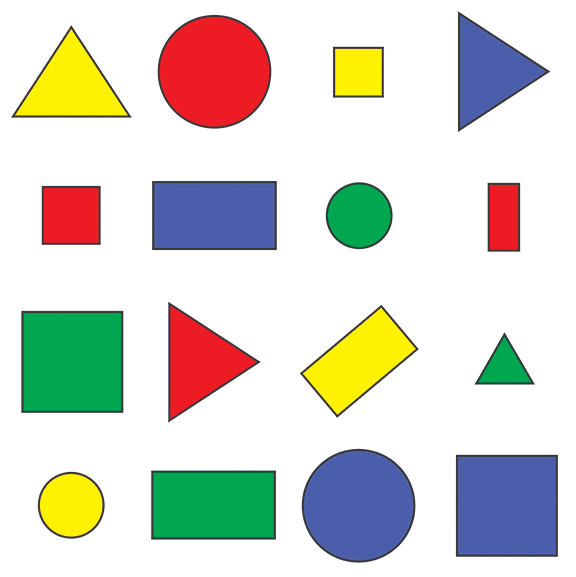
#> input picture shapes.png, 576 x 577 px
$ python chapter8.py   (older library calls are emulated)
#> lines starting #> are read from the running program, lines starting #| are printed output that depends on the picture; after the words box and inside, x2 and y2 are one past the last pixel; in counts of white or black regions, pixels touching at a corner belong together
# -*- coding: utf-8 -*-
# @Time    : 2020/7/27 14:56
# @Author  : Hubery-Lee
# @Email   : hrbeulh@126.com

## 检测形状

import cv2
import numpy as np

# [44 lines left out: function stackImages, not called in this run]

def getContours(img):
    """
    1. findContours()
    2. 利用面积去除背景噪声，提取感兴趣区域
    3. 获取角点数，利用其判断该Contour的形状
    4. 画出该形状的外接矩形，并添加该形状的识别标签
    :param img: edge detection
    :return: void
    """
    binary,contours,hierarchy = cv2.findContours(img,cv2.RETR_EXTERNAL,cv2.CHAIN_APPROX_NONE)
    for cnt in contours:
        area = cv2.contourArea(cnt)
        # print(area)
        if area > 400:
            cv2.drawContours(imgContour,cnt,-1,(0,0,255),2)

        perimeter = cv2.arcLength(cnt, True)
        epsilon = 0.01*perimeter #精度参数
        approx = cv2.approxPolyDP(cnt,epsilon,True)
        print(approx) # 描述轮廓各点的坐标集
        print(len(approx)) #轮廓顶点数
        ObjPt = len(approx)
        x,y,w,h = cv2.boundingRect(approx)
        if ObjPt== 3: objType = "Triangle"
        elif ObjPt == 4:
            if w/float(h)>0.95 and w/float(h)<1.05: objType = "Square"
            else: objType = "Rectangle"
        elif ObjPt > 4:  objType = "Circle"
        else: None

        cv2.rectangle(imgContour,(x,y),(x+w,y+h),(0,255,0),2)
        cv2.putText(imgContour,objType,(x+(w//2)-20,y+(h//2)),cv2.FONT_HERSHEY_COMPLEX,0.5,(0.,255,0),1)

img =cv2.imread("shapes.png")
#> img is the input picture: shape (577, 576, 3); mean B, G, R 205.1, 214.3, 214.2

# BGR2GRAY
imgGray = cv2.cvtColor(img,cv2.COLOR_BGR2GRAY)
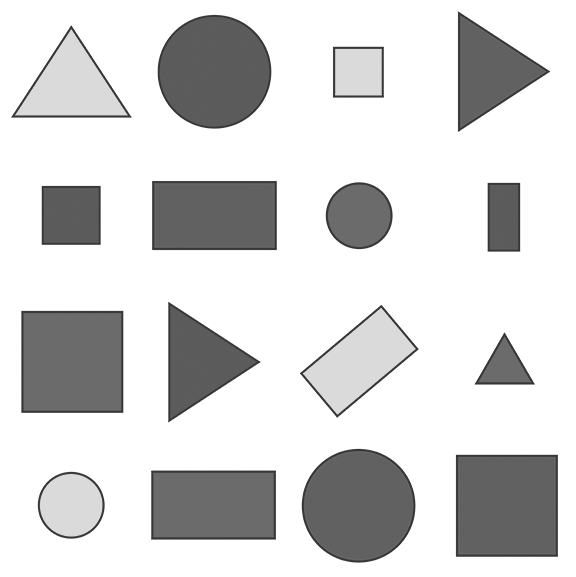
#> imgGray: shape (577, 576); min 54, max 255, mean 213.2
# BLUR
imgGaussian = cv2.GaussianBlur(imgGray,(7,7),1)
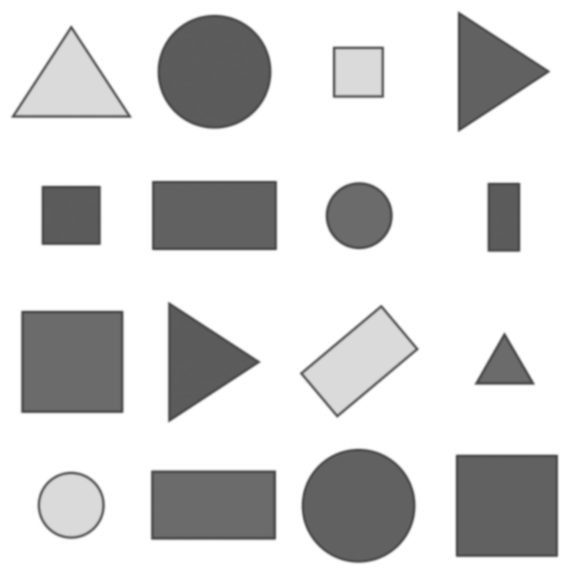
#> imgGaussian: shape (577, 576); min 72, max 255, mean 213.2
# EDGE DETECTION
imgCanny = cv2.Canny(imgGaussian,50,255)
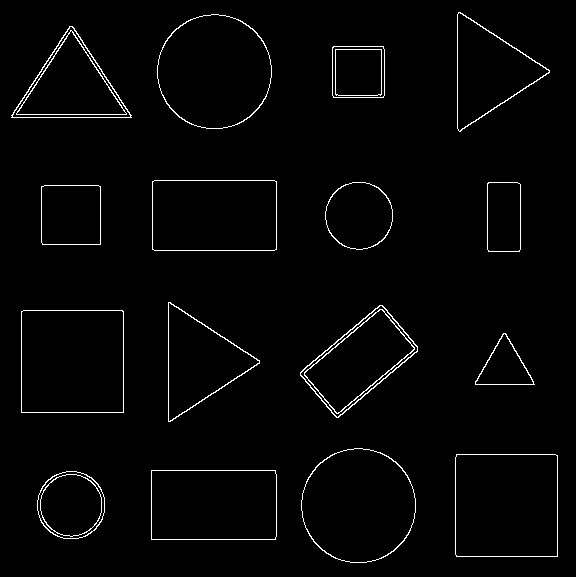
#> imgCanny: shape (577, 576); 2% white in thin lines or dots
# DRAW CONTOURS AND ADD PAINTXT
imgContour = img.copy()
# imgContour = np.zeros_like(img)
getContours(imgCanny)
#> in getContours, `binary,contours,hierarchy = cv2.findContours(img,cv2.RETR_EXTERNAL,cv2..`: contours = 16 contours; largest, box (x1, y1, x2, y2) and area: (21, 310, 124, 413) 10402, (455, 454, 558, 557) 10398, (301, 448, 416, 563) 10236, (157, 14, 272, 129) 10234, (152, 180, 277, 251) 8674
#> the loop in getContours, `for cnt in contours:` made 16 passes
#> (area, perimeter, epsilon, approx, ObjPt, x, y, w) on passes 2, 3, 5, 6, 7, 8, 9: (8619, 386.8, 3.87, [[151, 470], [151, 539], [275, 539], [275, 470]], 4, 151, 470, 125), (10398.5, 406.2, 4.06, [[456, 454], [456, 556], [557, 556], [557, 455]], 4, 456, 454, 102), (1612.5, 186.6, 1.87, [[503, 333], [475, 384], [534, 384], [506, 334]], 4, 475, 333, 60), (10402, 406.8, 4.07, [[21, 311], [21, 412], [123, 412], [122, 310]], 4, 21, 310, 103), (6389, 338.5, 3.38, [[382, 305], [300, 372], [336, 417], [417, 351]], 4, 300, 305, 118), (5629, 352, 3.52, [[168, 302], [170, 421], [259, 360]], 3, 168, 302, 92), (3475.5, 234.2, 2.34, [[41, 186], [42, 244], [100, 244], [100, 186]], 4, 41, 186, 60)
#> (area, perimeter, epsilon, ObjPt, x, y, w, h) on passes 1, 4, 11, 15: (3593.5, 224.1, 2.24, 13, 37, 471, 68, 68), (10236, 378.7, 3.79, 16, 301, 448, 115, 115), (3552.5, 222.9, 2.23, 15, 325, 182, 68, 68), (10234, 378.7, 3.79, 14, 157, 15, 114, 114)
#> (printed output is left out)
#> after the loop in getContours, `for cnt in contours:`:
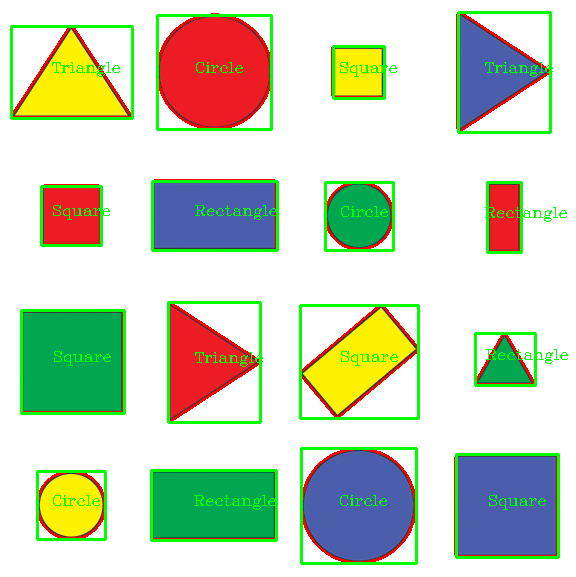
#> imgContour: shape (577, 576, 3); 7.9% of pixels changed, all inside (x1, y1, x2, y2) = (10, 11, 568, 565)

# [6 lines of commented-out code are left out]
def imgFormat(img):
    img = cv2.cvtColor(img, cv2.COLOR_GRAY2BGR)
    return img

imgVis = np.zeros((2*img.shape[0],2*img.shape[1],3),np.uint8)
imgVis[0:img.shape[0],0:img.shape[1]] = img
imgVis[img.shape[0]:2*img.shape[0],0:img.shape[1]] = imgFormat(imgGaussian)
imgVis[0:img.shape[0],img.shape[1]:2*img.shape[1]] = imgFormat(imgCanny)
#> in imgFormat (call 2), `img = cv2.cvtColor(img, cv2.COLOR_GRAY2BGR)`: img: shape (577, 576, 3); 2% white in thin lines or dots
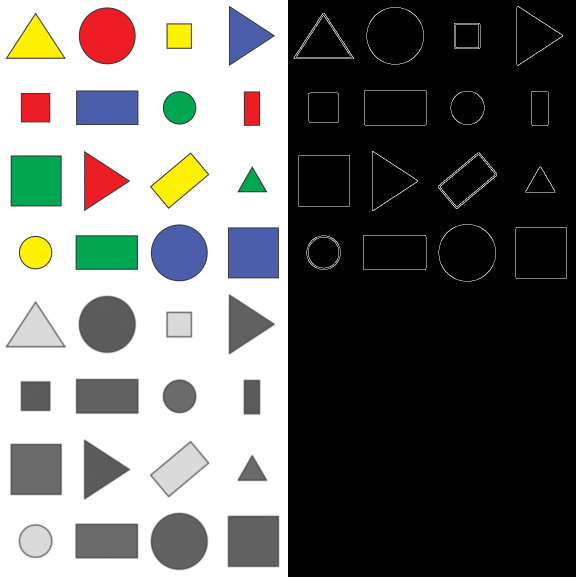
#> imgVis: shape (1154, 1152, 3) (shown at 1/2 size); mean B, G, R 105.9, 108.1, 108.1
imgVis[img.shape[0]:2*img.shape[0],img.shape[1]:2*img.shape[1]] = imgContour
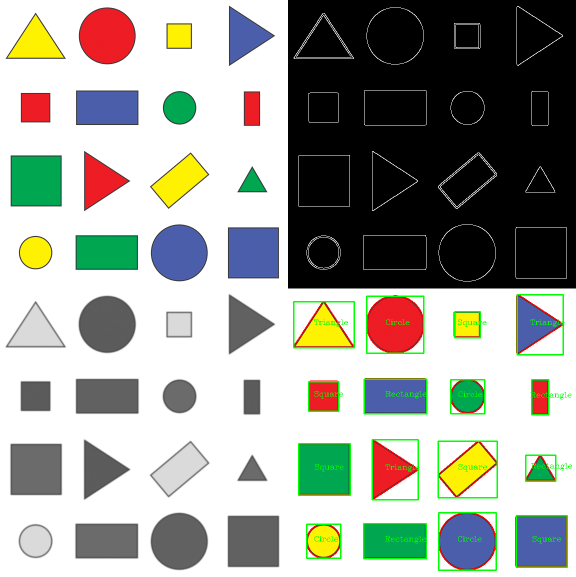
#> imgVis: shape (1154, 1152, 3) (shown at 1/2 size); mean B, G, R 153.4, 161.7, 159
imgVis = cv2.resize(imgVis,(800,800))
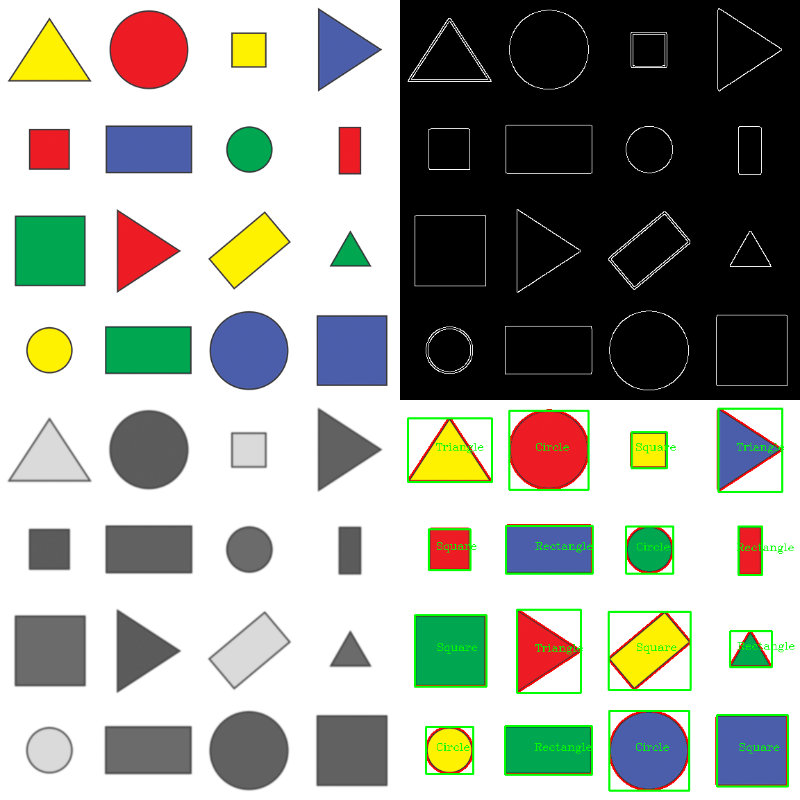
#> imgVis: shape (800, 800, 3); mean B, G, R 153.3, 161.7, 159

# imgBlank = np.zeros_like(img)
# #imgVis = stackImages(0.6,([img,imgGray,imgGaussian],[imgCanny,imgContour,imgBlank]))
# imgVis = stackImages(0.6,[[img,imgGray,imgGaussian],[imgCanny,imgContour,imgBlank]])
cv2.imshow("results",imgVis)

cv2.waitKeyEx(0)
